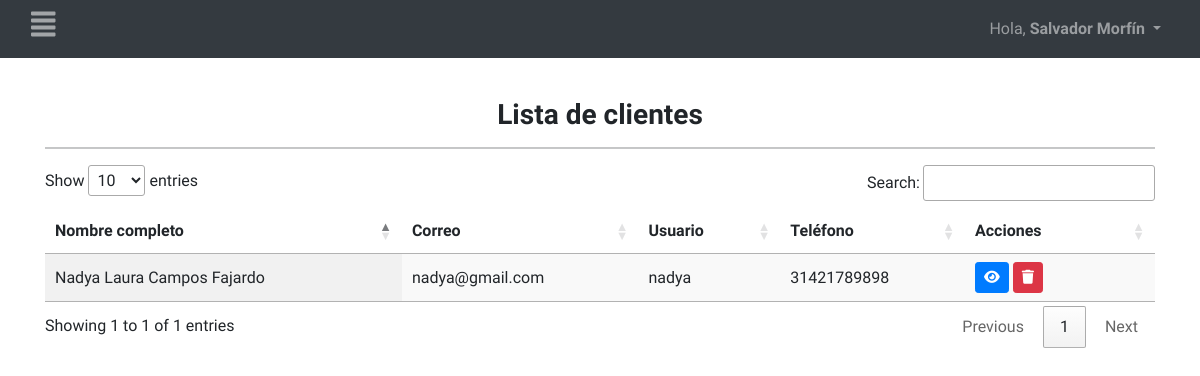
The app's page /vistas/admin/listaClientes.php (signed in) with its own data.
### tables this page shows
CREATE TABLE `personas` (
  `id_persona` int(12) NOT NULL,
  `fk_tipoUsuario` int(12) NOT NULL,
  `fk_estado` int(12) NOT NULL,
  `nombres` varchar(30) NOT NULL,
  `apellidoPaterno` varchar(20) NOT NULL,
  `apellidoMaterno` varchar(20) NOT NULL,
  `genero` varchar(35) NOT NULL,
  `fechaNacimiento` date NOT NULL,
  `email` varchar(50) NOT NULL,
  `usuario` varchar(30) NOT NULL,
  `password` varchar(100) NOT NULL,
  `telefono1` varchar(50) NOT NULL,
  `telefono2` varchar(50) NOT NULL,
  `foto` varchar(250) NOT NULL,
  `CURP` varchar(20) DEFAULT NULL,
  `RFC` varchar(20) DEFAULT NULL,
  `numSeguro` int(20) DEFAULT NULL,
  `salario` int(20) DEFAULT NULL,
  `estadoCivil` varchar(25) DEFAULT NULL,
  `fechaRegistro` timestamp NOT NULL DEFAULT current_timestamp(),
  `tipoSangre` varchar(15) DEFAULT NULL,
  `areaTrabajo` varchar(30) NOT NULL
);

### vistas/admin/listaClientes.php (the view, shortened to what this page needs)
<?php include("../../templates/admin/header.php"); ?>
<div class="container">
    <center>
        <h3 style="font-weight: bold;">Lista de clientes</h3>
    </center>
    <hr>
    <table id="table_id" class="display" style="width:100%">
        <thead>
            <tr>
                <th scope="col">Nombre completo</th>
                <th scope="col">Correo</th>
                <th scope="col">Usuario</th>
                <th scope="col">Teléfono</th>
                <th scope="col">Acciones</th>
            </tr>
        </thead>
        <tbody thead-light>
            <?php
            include("../../funciones/BD.php");
            $query = "SELECT P.*, D.tipo FROM personas P
            INNER JOIN tipousuarios D on P.fk_tipoUsuario=D.id_tipoUsuario
            WHERE P.fk_estado=1 AND P.fk_tipoUsuario=2";
            $resultado = $mysqli->query($query);
            foreach ($resultado as $result) {
            ?>
                <tr>
                    <td><?php echo $result['nombres'] ?> <?php echo $result['apellidoPaterno']; ?> <?php echo $result['apellidoMaterno']; ?></td>
                    <td><?php echo $result['email']; ?></td>
                    <td><?php echo $result['usuario']; ?></td>
                    <td><?php echo $result['telefono1']; ?></td>
                    <td style="width: 170px;"><a class="btn btn-primary btn-sm" href="infoCliente.php?id=<?php echo $result['id_persona']; ?>" title="Ver información">
                        <i class="fa-solid fa-eye"></i></a>
                        <a class="btn btn-danger btn-sm" href="../../funciones/admin/eliminarCliente.php?id=<?php echo $result['id_persona']; ?>" title="Borrar">
                        <i class="fa-solid fa-trash"></i></i></a>
                    </td>
                <?php } ?>
                </tr>
        </tbody>
    </table>
</div>
<?php include("../../templates/admin/footer.php"); ?>

### templates/admin/header.php (shortened to what this page needs)
<!DOCTYPE html>
<html lang="en">
<head>
    <link href="https://cdn.jsdelivr.net/npm/bootstrap@5.1.3/dist/css/bootstrap.min.css" rel="stylesheet">
    <link rel="stylesheet" type="text/css" href="https://cdn.datatables.net/1.11.4/css/jquery.dataTables.css">
    <link rel="stylesheet" href="https://stackpath.bootstrapcdn.com/bootstrap/4.1.0/css/bootstrap.min.css">
    <link rel="stylesheet" href="../../assets/css/style.css">
</head>
<body>
<?php
include '../../funciones/BD.php';
if(isset($_SESSION["id_persona"]))
{
	$resultado1 = mysqli_query($mysqli, "SELECT * FROM personas WHERE id_persona = '".$_SESSION["id_persona"]."' LIMIT 1");
	$datos = $resultado1->fetch_assoc();
}
?>
<?php
if ((isset($_SESSION['id_persona']) && $datos['fk_tipoUsuario'] == 1)) { ?>
<nav class="navbar navbar-expand-lg navbar navbar-dark bg-dark">
  <div class="container-fluid">
  <a id="abrir" class="abrir-cerrar" href="javascript:void(0)" onclick="mostrar()">
<h3><i class="fas fa-align-justify"></i></h3></a>
     <ul class="navbar-nav nav navbar-nav pull-xs-right">
    <div class="collapse navbar-collapse" id="navbarNav">
        <li class="nav-item dropdown">
          <a class="nav-link dropdown-toggle" href="#" id="navbarDropdown" role="button" data-bs-toggle="dropdown" aria-expanded="false">
          Hola, <strong><?php echo $datos['nombres'],' ', $datos['apellidoPaterno'] ?></strong>
          </a>
        </li>
      </ul>
    </div>
</nav>
<div id="contenido">
<?php } ?>
<br>

### assets/css/style.css (style rules this page uses)
body { font-family: 'Mulish', sans-serif; background: #FFFFFF; }
#contenido { transition: margin-left .4s; padding: 1rem; }
.abrir-cerrar { color: #fdfdfd8c; font-size:1rem; }

### records on screen
personas: nombres "Salvador", apellidoPaterno "Morfín"
personas: nombres "Nadya Laura", apellidoPaterno "Campos", apellidoMaterno "Fajardo", email "nadya@gmail.com", usuario "nadya", telefono1 "31421789898"
